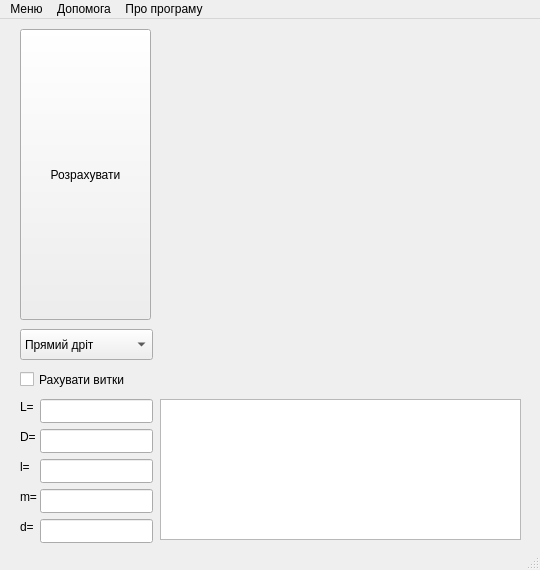
<?xml version="1.0" encoding="UTF-8"?>
<ui version="4.0">
 <class>MainWindow</class>
 <widget class="QMainWindow" name="MainWindow">
  <property name="geometry">
   <rect>
    <x>0</x>
    <y>0</y>
    <width>540</width>
    <height>570</height>
   </rect>
  </property>
  <property name="minimumSize">
   <size>
    <width>540</width>
    <height>570</height>
   </size>
  </property>
  <property name="maximumSize">
   <size>
    <width>540</width>
    <height>570</height>
   </size>
  </property>
  <property name="windowTitle">
   <string>SimpleInduction</string>
  </property>
  <property name="windowIcon">
   <iconset resource="resource.qrc">
    <normaloff>:/new/prefix4/4.png</normaloff>:/new/prefix4/4.png</iconset>
  </property>
  <widget class="QWidget" name="centralwidget">
   <widget class="QComboBox" name="comboBox">
    <property name="geometry">
     <rect>
      <x>20</x>
      <y>310</y>
      <width>133</width>
      <height>31</height>
     </rect>
    </property>
    <item>
     <property name="text">
      <string>Прямий дріт</string>
     </property>
    </item>
    <item>
     <property name="text">
      <string>Один виток</string>
     </property>
    </item>
    <item>
     <property name="text">
      <string>Одношарова котушка</string>
     </property>
    </item>
    <item>
     <property name="text">
      <string>Котушка на кільці</string>
     </property>
    </item>
   </widget>
   <widget class="QPushButton" name="pushButton">
    <property name="geometry">
     <rect>
      <x>20</x>
      <y>10</y>
      <width>131</width>
      <height>291</height>
     </rect>
    </property>
    <property name="text">
     <string>Розрахувати</string>
    </property>
   </widget>
   <widget class="QCheckBox" name="checkBox">
    <property name="geometry">
     <rect>
      <x>20</x>
      <y>350</y>
      <width>131</width>
      <height>21</height>
     </rect>
    </property>
    <property name="text">
     <string>Рахувати витки</string>
    </property>
   </widget>
   <widget class="QLabel" name="label">
    <property name="geometry">
     <rect>
      <x>20</x>
      <y>380</y>
      <width>49</width>
      <height>16</height>
     </rect>
    </property>
    <property name="text">
     <string>L=</string>
    </property>
   </widget>
   <widget class="QLabel" name="label_2">
    <property name="geometry">
     <rect>
      <x>20</x>
      <y>410</y>
      <width>49</width>
      <height>16</height>
     </rect>
    </property>
    <property name="text">
     <string>D=</string>
    </property>
   </widget>
   <widget class="QLabel" name="label_3">
    <property name="geometry">
     <rect>
      <x>20</x>
      <y>440</y>
      <width>49</width>
      <height>16</height>
     </rect>
    </property>
    <property name="text">
     <string>l=</string>
    </property>
   </widget>
   <widget class="QLabel" name="label_4">
    <property name="geometry">
     <rect>
      <x>20</x>
      <y>470</y>
      <width>49</width>
      <height>16</height>
     </rect>
    </property>
    <property name="text">
     <string>m=</string>
    </property>
   </widget>
   <widget class="QLabel" name="label_5">
    <property name="geometry">
     <rect>
      <x>20</x>
      <y>500</y>
      <width>49</width>
      <height>16</height>
     </rect>
    </property>
    <property name="text">
     <string>d=</string>
    </property>
   </widget>
   <widget class="QLineEdit" name="lineEdit">
    <property name="geometry">
     <rect>
      <x>40</x>
      <y>380</y>
      <width>113</width>
      <height>24</height>
     </rect>
    </property>
   </widget>
   <widget class="QLineEdit" name="lineEdit_2">
    <property name="geometry">
     <rect>
      <x>40</x>
      <y>410</y>
      <width>113</width>
      <height>24</height>
     </rect>
    </property>
   </widget>
   <widget class="QLineEdit" name="lineEdit_3">
    <property name="geometry">
     <rect>
      <x>40</x>
      <y>440</y>
      <width>113</width>
      <height>24</height>
     </rect>
    </property>
   </widget>
   <widget class="QLineEdit" name="lineEdit_4">
    <property name="geometry">
     <rect>
      <x>40</x>
      <y>470</y>
      <width>113</width>
      <height>24</height>
     </rect>
    </property>
   </widget>
   <widget class="QLineEdit" name="lineEdit_5">
    <property name="geometry">
     <rect>
      <x>40</x>
      <y>500</y>
      <width>113</width>
      <height>24</height>
     </rect>
    </property>
   </widget>
   <widget class="QTextEdit" name="textEdit">
    <property name="geometry">
     <rect>
      <x>160</x>
      <y>380</y>
      <width>361</width>
      <height>141</height>
     </rect>
    </property>
    <property name="readOnly">
     <bool>true</bool>
    </property>
   </widget>
   <widget class="QLabel" name="label_6">
    <property name="geometry">
     <rect>
      <x>160</x>
      <y>10</y>
      <width>360</width>
      <height>361</height>
     </rect>
    </property>
    <property name="text">
     <string/>
    </property>
   </widget>
  </widget>
  <widget class="QMenuBar" name="menubar">
   <property name="geometry">
    <rect>
     <x>0</x>
     <y>0</y>
     <width>540</width>
     <height>21</height>
    </rect>
   </property>
   <widget class="QMenu" name="menu">
    <property name="title">
     <string>Меню</string>
    </property>
    <addaction name="action_2"/>
    <addaction name="action_3"/>
    <addaction name="action_4"/>
    <addaction name="action_5"/>
    <addaction name="action_6"/>
    <addaction name="action_7"/>
   </widget>
   <widget class="QMenu" name="menu_2">
    <property name="title">
     <string>Про програму</string>
    </property>
    <addaction name="action_QT"/>
    <addaction name="action"/>
   </widget>
   <widget class="QMenu" name="menu_3">
    <property name="title">
     <string>Допомога</string>
    </property>
    <addaction name="action_8"/>
    <addaction name="action_9"/>
    <addaction name="action_10"/>
   </widget>
   <addaction name="menu"/>
   <addaction name="menu_3"/>
   <addaction name="menu_2"/>
  </widget>
  <widget class="QStatusBar" name="statusbar"/>
  <action name="action_QT">
   <property name="text">
    <string>Про QT</string>
   </property>
   <property name="toolTip">
    <string>Про QT</string>
   </property>
  </action>
  <action name="action">
   <property name="text">
    <string>Про автора</string>
   </property>
  </action>
  <action name="action_2">
   <property name="text">
    <string>Розрахунок  індукції прямого дрота</string>
   </property>
   <property name="shortcut">
    <string>Alt+1</string>
   </property>
  </action>
  <action name="action_3">
   <property name="text">
    <string>Розрахунок індукції одного витка</string>
   </property>
   <property name="shortcut">
    <string>Alt+2</string>
   </property>
  </action>
  <action name="action_4">
   <property name="text">
    <string>Розрахунок індукції одношарової котушки</string>
   </property>
   <property name="shortcut">
    <string>Alt+3</string>
   </property>
  </action>
  <action name="action_5">
   <property name="text">
    <string>Розрахунок кількості мотків одношарової котушки</string>
   </property>
   <property name="shortcut">
    <string>Alt+4</string>
   </property>
  </action>
  <action name="action_6">
   <property name="text">
    <string>Розрахунок індукції тороїдальної котушки</string>
   </property>
   <property name="shortcut">
    <string>Alt+5</string>
   </property>
  </action>
  <action name="action_7">
   <property name="text">
    <string>Розрахунок кількості мотків тороїдальної котушки</string>
   </property>
   <property name="shortcut">
    <string>Alt+6</string>
   </property>
  </action>
  <action name="action_8">
   <property name="text">
    <string>Про користування програмою</string>
   </property>
  </action>
  <action name="action_9">
   <property name="text">
    <string>Формули для самостійних розрахунків</string>
   </property>
  </action>
  <action name="action_10">
   <property name="text">
    <string>Гарячі клавіши</string>
   </property>
  </action>
 </widget>
 <resources>
  <include location="resource.qrc"/>
 </resources>
 <connections/>
</ui>
